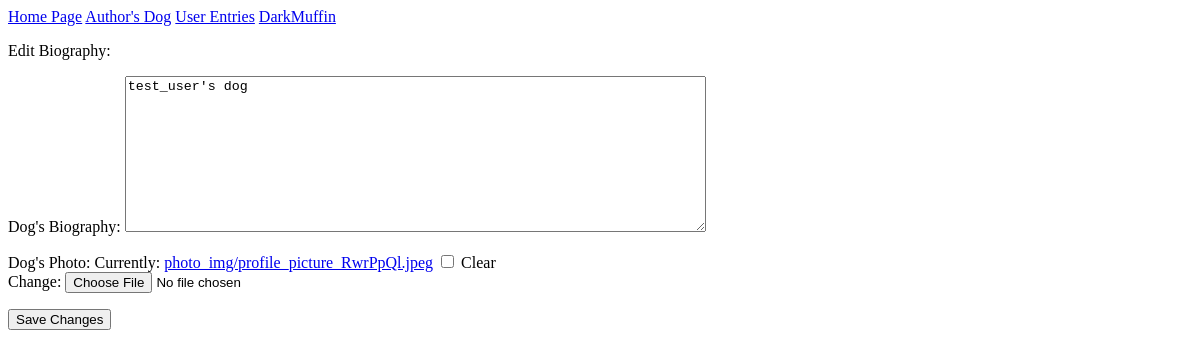
/edit_dog_bio/1/, run on an earlier commit of the app's database.
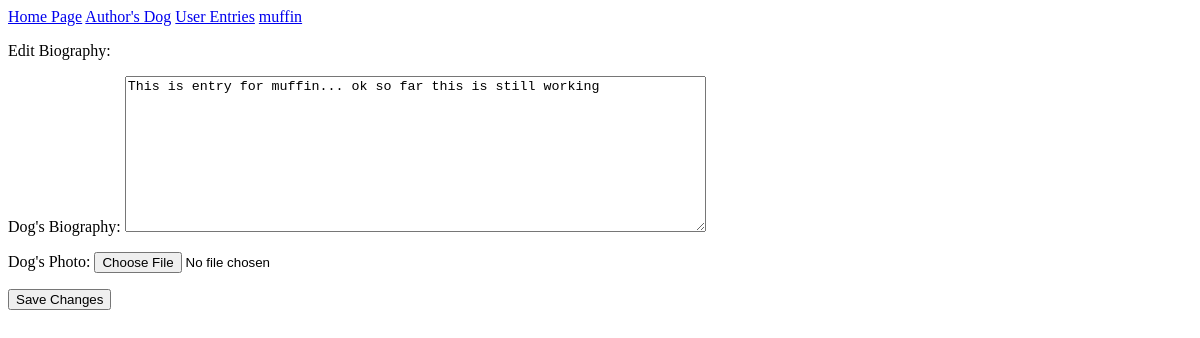
And on a later commit of the database.
### test_dog_app/models.py (models this page shows, shortened)
class DogName(models.Model):
    user = models.ForeignKey(User, on_delete=models.CASCADE)
    name = models.CharField(max_length=70)
    def __str__(self):
        return self.name

class Entry(models.Model):
    dog_name = models.ForeignKey(DogName, on_delete=models.CASCADE, null=False)
    bio_entry = models.TextField()
    dog_photo = models.ImageField(default=None, upload_to='photo_img/', blank=True)
    date_entry = models.DateTimeField(auto_now_add=True)

### test_dog_app/views.py (the view)
# urls.py: path('edit_dog_bio/<int:entry_bio_id>/', views.edit_dog_bio, name='edit_dog_bio')
def edit_dog_bio(request, entry_bio_id):
    dog_entries = Entry.objects.get(id= entry_bio_id)
    dogs = dog_entries.dog_name
    if request.method != 'POST':
        form = EntryForm(instance=dog_entries)
    else:
        form = EntryForm(instance=dog_entries, data= request.POST)
        if form.is_valid():
            form.save()
            return redirect('test_dog_app:user_private_entries', dog_id= dogs.id )
    content = {
        'form': form,
        'dogs': dogs,
        'dog_entries': dog_entries
    }
    return render(request, 'edit_dog_bio.html', content)

### test_dog_app/forms.py
class EntryForm(forms.ModelForm):
    class Meta:
        model = Entry
        fields = ['bio_entry', 'dog_photo']
        labels = {'bio_entry': 'Dog\'s Biography', 'dog_photo': 'Dog\'s Photo'}
        widgets = {'bio_entry': forms.Textarea(attrs={'cols':70})}

### test_dog_app/templates/edit_dog_bio.html (shortened to what this page needs)
{% extends 'base.html' %}
{% block content %}
<a href="{% url 'test_dog_app:user_private_entries' dogs.id %}"> {{ dogs }}</a>
<p>Edit Biography:</p>
<form action="{% url 'test_dog_app:edit_dog_bio' dogs.id %}" method="post">
    {{ form.as_p }}
    <button name="submit">Save Changes</button>
</form>
{% endblock content %}

What changed in the data, as far as the page shows it:
changed DogName: name "DarkMuffin" → "muffin"
changed Entry: bio_entry "test_user's dog" → "This is entry for muffin... ok so far this is still working"
Also different on the page:
form field as_p: "☐" → (not shown)
text no longer shown: "Dog's Biography: Dog's Photo: Currently: photo_img/profile_picture_RwrPpQl.jpeg Clear Change:"
text now shown: "Dog's Biography: Dog's Photo:"
